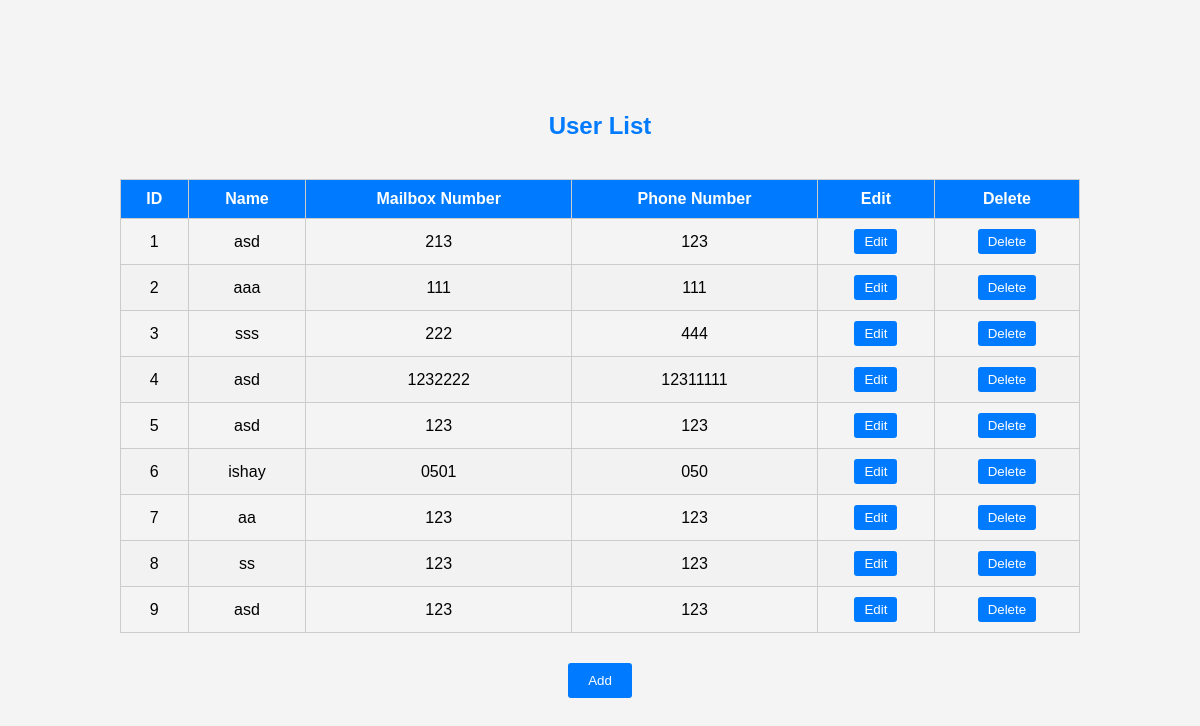
The page /homePage.php on the database its author committed.
### tables this page shows
CREATE TABLE `users` (
  `id` int(11) NOT NULL,
  `name` text NOT NULL,
  `mailbox_number` varchar(50) NOT NULL,
  `phone_number` varchar(15) NOT NULL
);

### homePage.php (the view, shortened to what this page needs)
<?php
$mysql_obj = new mysql_conn();
$mysql = $mysql_obj->GetConn();
$sql = "SELECT * FROM users";
$result = mysqli_query($mysql, $sql);
?>
<!DOCTYPE html>
<html lang="en">
<head>
</head>
<body>
    <h2>User List</h2>
    <table>
        <thead>
            <tr>
                <th>ID</th>
                <th>Name</th>
                <th>Mailbox Number</th>
                <th>Phone Number</th>
                <th>Edit</th>
                <th>Delete</th>
            </tr>
        </thead>
        <tbody>
            <?php while ($row = mysqli_fetch_assoc($result)) : ?>
                <tr>
                    <td><?php echo htmlspecialchars($row['id']); ?></td>
                    <td><?php echo htmlspecialchars($row['name']); ?></td>
                    <td><?php echo htmlspecialchars($row['mailbox_number']); ?></td>
                    <td><?php echo htmlspecialchars($row['phone_number']); ?></td>
                    <td><a href="editUser.php?id=<?php echo $row['id']; ?>"><button>Edit</button></a></td>
                    <td>
                        <form method="post" action="homePage.php">
                            <button type="submit" name="delete">Delete</button>
                        </form>
                    </td>
                </tr>
            <?php endwhile; ?>
        </tbody>
    </table>
    <div class="center-form">
          <a href="addUser.php">
            <button>Add</button>
        </a>
    </div>
</body>
</html>

### homePage.php (style rules this page uses)
body { font-family: Arial, sans-serif; background-color: #f4f4f4; margin: 0; padding: 0; display: flex; flex-direction: column; justify-content: center; align-items: center; height: 100vh; }
h2 { color: #007BFF; }
table { width: 80%; border-collapse: collapse; margin: 20px 0; }
table, th, td { border: 1px solid #ccc; }
th, td { padding: 10px; text-align: center; }
th { background-color: #007BFF; color: #fff; }
tr:nth-child(even) { background-color: #f2f2f2; }
td button { background-color: #007BFF; color: #fff; border: none; border-radius: 3px; padding: 5px 10px; cursor: pointer; }
.center-form { display: flex; align-items: center; margin: 10px 0; }
.center-form button { margin: 0 10px; background-color: #007BFF; color: #fff; border: none; border-radius: 3px; padding: 10px 20px; cursor: pointer; }

### rows shown on the page
users: id "1", name "asd", mailbox_number "213", phone_number "123"
users: id "2", name "aaa", mailbox_number "111", phone_number "111"
users: id "3", name "sss", mailbox_number "222", phone_number "444"
users: id "4", name "asd", mailbox_number "1232222", phone_number "12311111"
users: id "5", name "asd", mailbox_number "123", phone_number "123"
users: id "6", name "ishay", mailbox_number "0501", phone_number "050"
users: id "7", name "aa", mailbox_number "123", phone_number "123"
users: id "8", name "ss", mailbox_number "123", phone_number "123"
users: id "9", name "asd", mailbox_number "123", phone_number "123"
